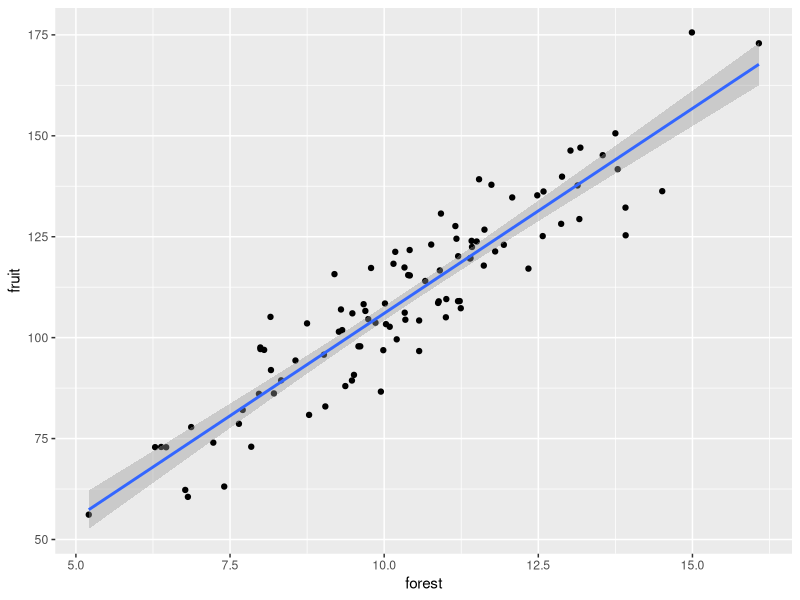
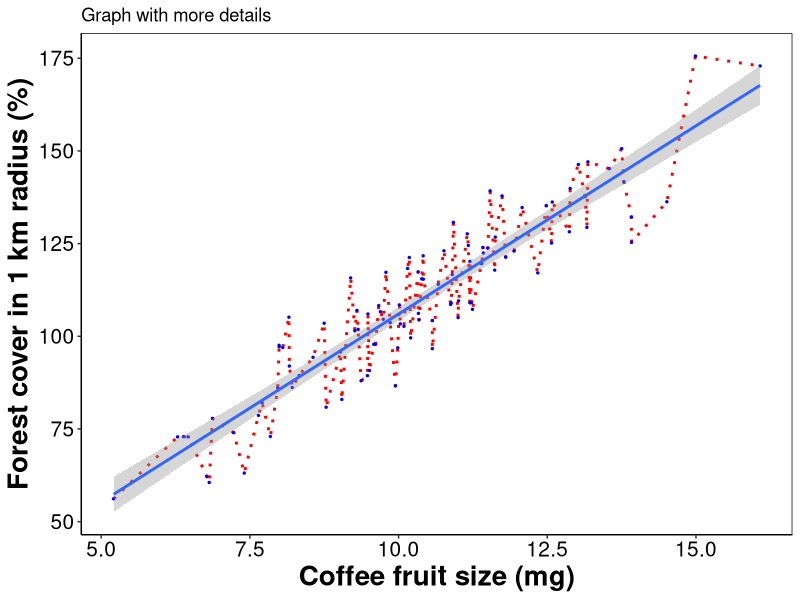

R code for these plots, in order:
## ---- chunk 1
library(ggplot2)

#FUNCTION: create fake data
#INPUTS: parameters to generate fake data with normal distribution 
#OUTPUTS: data frame with data with 2 variables with normal distribution

create_fake_data <- function(size=100, xmean=10,xSD=2, noiseSD=10, slope=10) {
      forest <- rnorm(n=size,mean=xmean,sd=xSD) 
  noise <- rnorm(n=size, sd=noiseSD) 
      fruit <- 5.5 + forest*slope + noise
      # organize data into a dataframe
      ID <- seq_len(100) 
      fake_data <- data.frame(ID,forest,fruit)
      return(fake_data)
}
      
# check to see if function worked
fake_data <- create_fake_data()
head(fake_data)

#FUNCTION:basic regression analysis in R
#INPUTS:random data generated above 
#OUTPUTS: summary from linear model (lm)
regModel <- function(data=fake_data,x=fake_data$forest,y=fake_data$fruit) {
  reg <- lm(y ~ x)
  reg_sum <- summary(reg)
  return(reg_sum)
}

# check to see if function worked
regModel(create_fake_data())

#FUNCTION:basic graph to represent regression analysis 
#INPUTS:random data generated above 
#OUTPUTS: graphic representation of the linear model 
regGraph <- function() {
  p <- ggplot(data=fake_data, aes(x=forest,y=fruit)) +
                 geom_jitter() +
                 stat_smooth(method=lm)
  return(p)
}

# check to see if function worked
regGraph()
## ---- chunk 2
# changing the last function to graph to plot more information and an improved version of that graph with more details: 

#FUNCTION:advanced graph to represent regression analysis 
#INPUTS:random dataset generated with create_fake_data() 
#OUTPUTS: advanced graphic representation of the linear model 
regGraph <- function(){
  p <- ggplot(data=fake_data, aes(x=forest,y=fruit)) +
    geom_line(linetype="dotted", color="red", size=1) +
    geom_point(color="blue", size=0.5) +
    stat_smooth(method=lm) +
    labs(x = "Coffee fruit size (mg)",
         y = "Forest cover in 1 km radius (%)") +
  theme_classic() +
  ggtitle("Graph with more details") +
    theme(axis.title.x = element_text(size=20, color = "black", face = "bold"), 
                 axis.title.y = element_text(size=20, color = "black", face = "bold"),
                 axis.text = element_text(size=15, color ="black"),legend.title=element_blank(),
                 legend.position=c("right"),legend.background=element_rect(colour="black",size=0.4),
                 panel.background = element_rect(colour = "black", size=0.5, fill=NA)) +
  theme(legend.text=element_text(size=18)) 
  
  return(p)
}

# check to see if new function worked
regGraph()
